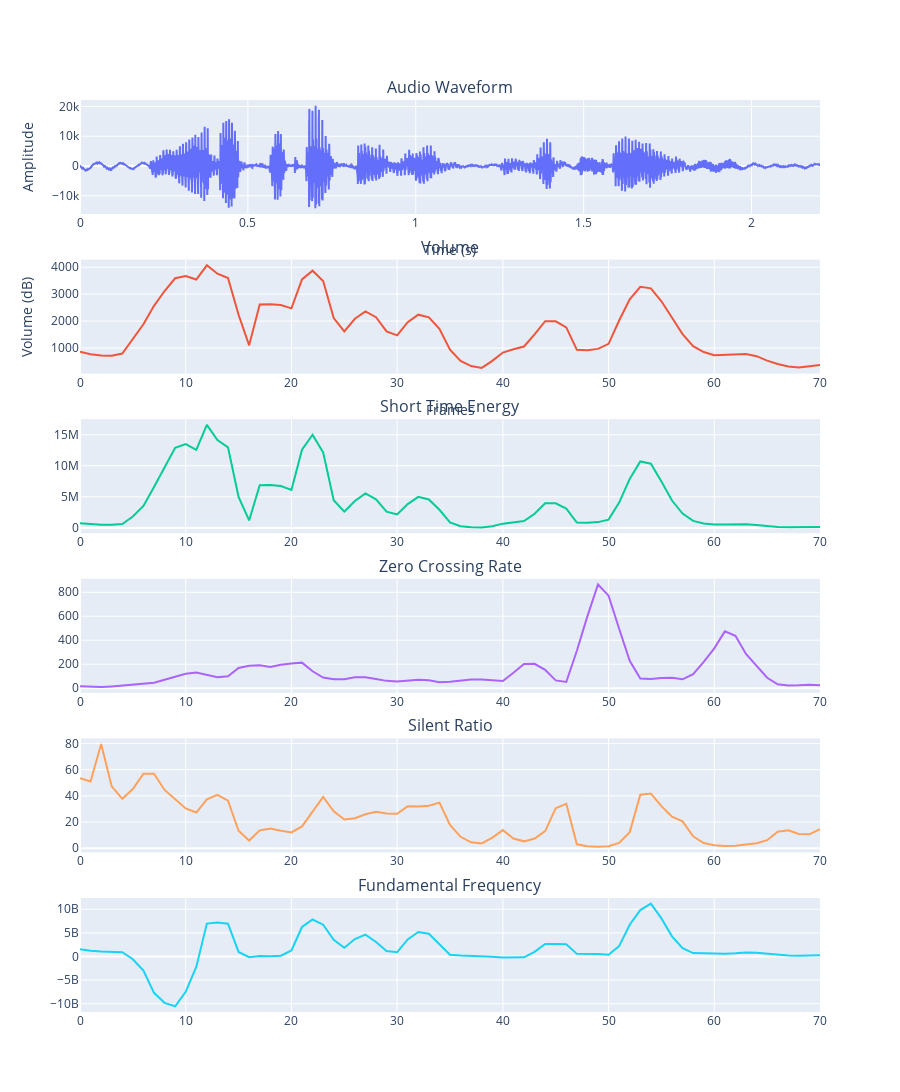

The code cell stored with this chart in its notebook:
### Code cell
plot_all(audio=audio, audio_time = audio_time, frames=frames, n_=n_, N_=N_,l_=50)
